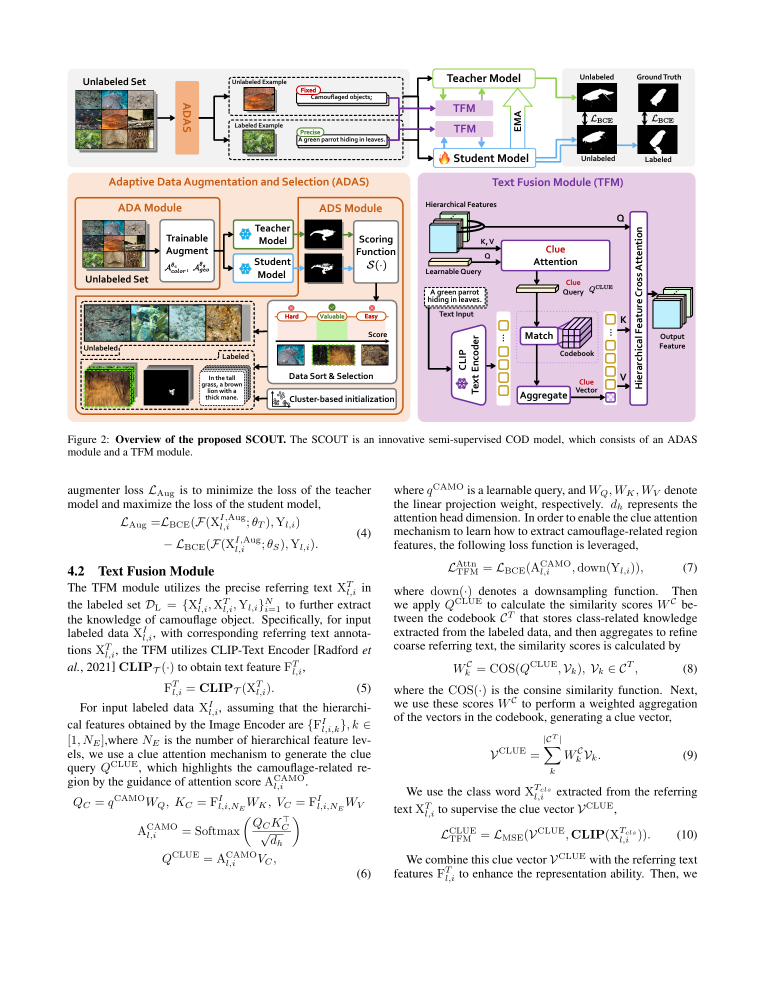
#> input picture tmp/pdfs/scout-page-4.png, 1530 x 1980 px (shown at 1/2 size)
$ python -i preproc.py   (imports and definitions only)
#> lines starting #> are read from the running program, lines starting #| are printed output that depends on the picture
#> further down, picture is the input picture: PIL image 1530x1980 RGB; mean R, G, B 233.3, 229.7, 229.7
from PIL import Image, ImageEnhance
import random
import numpy as np
import random


# [45 lines left out: functions preproc, cv_random_flip, random_crop, random_rotate, not called in this run]


def color_enhance(image):
    bright_intensity = random.randint(5, 15) / 10.0
    image = ImageEnhance.Brightness(image).enhance(bright_intensity)
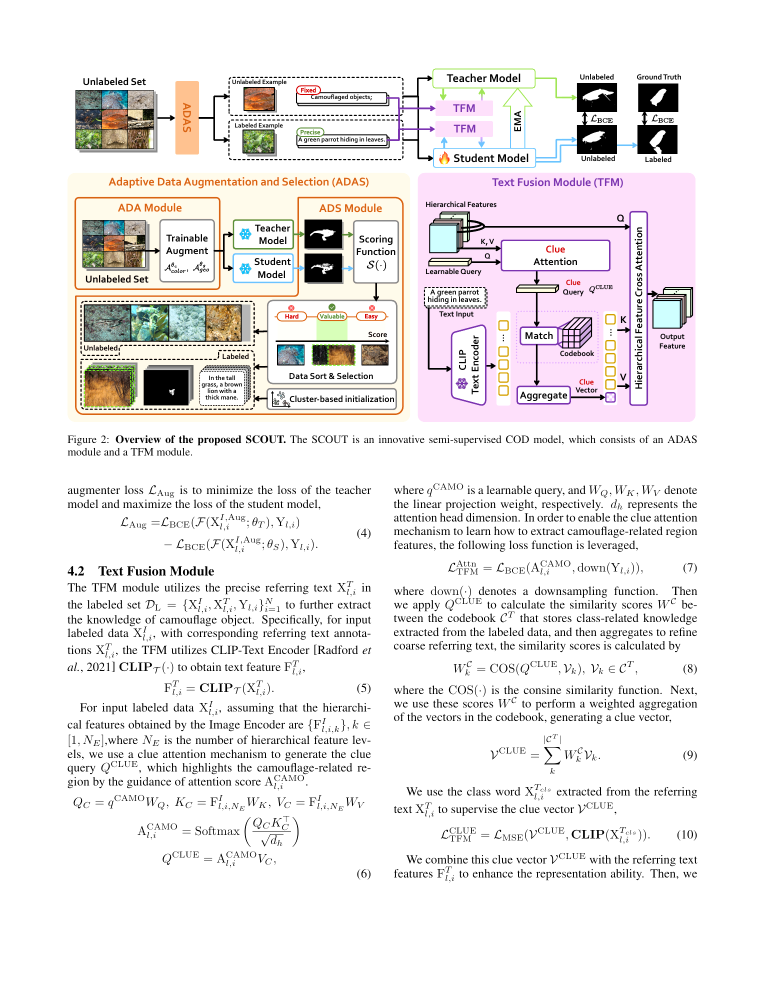
#> image: PIL image 1530x1980 RGB (shown at 1/2 size); mean R, G, B 236.8, 233.8, 233.8
    contrast_intensity = random.randint(5, 15) / 10.0
    image = ImageEnhance.Contrast(image).enhance(contrast_intensity)
    color_intensity = random.randint(0, 20) / 10.0
    image = ImageEnhance.Color(image).enhance(color_intensity)
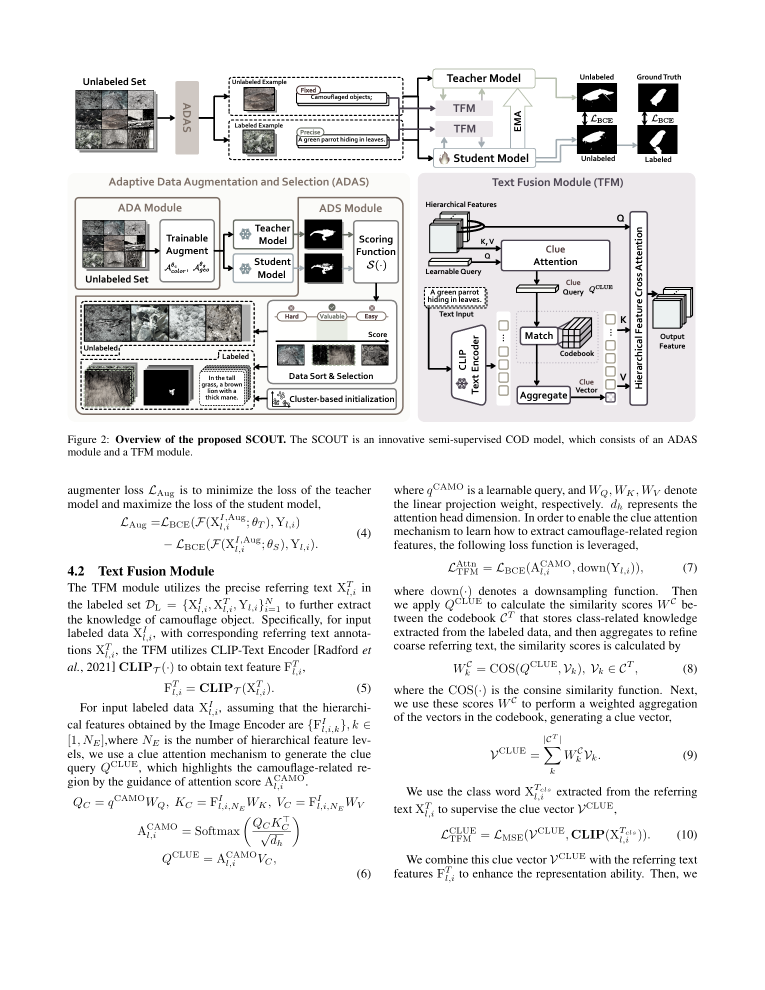
#> image: PIL image 1530x1980 RGB (shown at 1/2 size); mean R, G, B 234, 233.6, 233.6
    sharp_intensity = random.randint(0, 30) / 10.0
    image = ImageEnhance.Sharpness(image).enhance(sharp_intensity)
    return image


# [24 lines left out: functions random_gaussian, random_pepper, not called in this run]

>>> from PIL import Image
>>> picture = Image.open('../tmp/pdfs/scout-page-4.png')
>>> result = color_enhance(picture)
